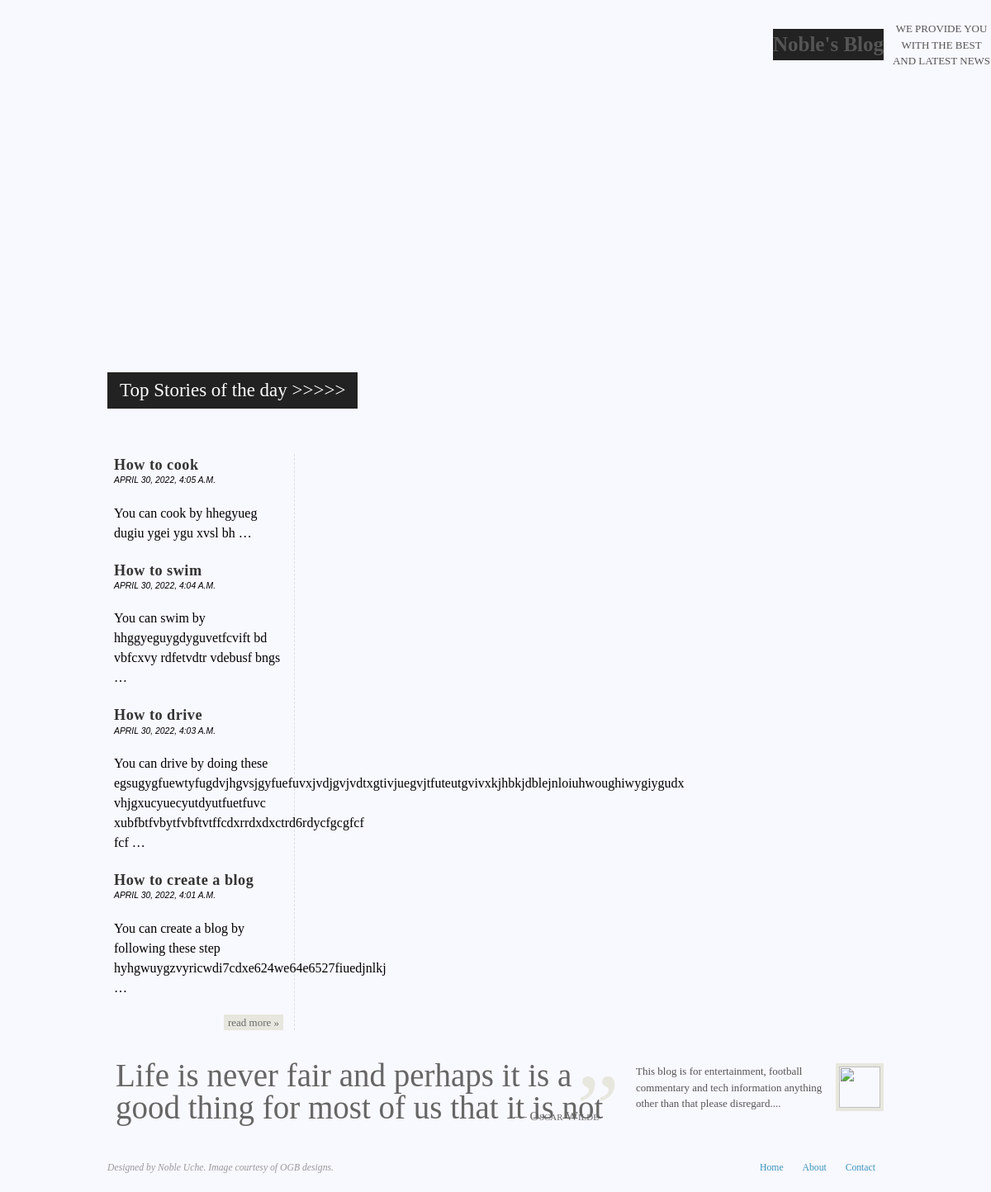
The page / on the database its author committed.
### nugget/models.py (models this page shows)
class Post(models.Model):
    title = models.CharField(max_length=100)
    body = models.CharField(max_length=10000000)
    created_at = models.DateTimeField(default=datetime.now, blank= True)

### nugget/views.py (the view)
# urls.py: path('',views.index,name='index'),
def index(request):
    posts = Post.objects.all()
    return render(request,'index.html', {'posts':posts})

### templates/index.html (shortened to what this page needs)
{% load static %}
<!DOCTYPE html PUBLIC "-//W3C//DTD XHTML 1.0 Strict//EN" "http://www.w3.org/TR/xhtml1/DTD/xhtml1-strict.dtd">
<html xmlns="http://www.w3.org/1999/xhtml" xml:lang="en" lang="en">
<head>
<link rel="stylesheet" href="{% static 'css/grid/reset.css' %}" type="text/css" media="screen" />
<link rel="stylesheet" href="{% static 'css/grid/text.css' %}" type="text/css" media="screen" />
<link rel="stylesheet" href="{% static 'css/grid/960.css' %}" type="text/css" media="screen" />
<link rel="stylesheet" href="{% static 'css/stylesheet.css' %}" type="text/css" media="screen" />
</head>
<body>
<div id="wrapper" class="container_12">
  <div id="main" class="grid_12">
    <h1>Noble's Blog</h1>
    <h2><a href="{% url 'list' %}">Top Stories of the day >>>>></a></h2>
    <a href="#"><img src="{% static 'img/photo.jpg' %}" alt="" /></a> </div>
  <div id="articles" class="grid_12">
    <ul>
      <li>
        {% for post in posts reversed %}
        <h2><a href="/post/{{post.id}}">{{post.title}}</a></h2>
        <div style="color: black; font-style: oblique;" class="meta">{{post.created_at}}</div>
        <p style="font-size:medium;color: black;"> {{post.body|truncatewords:10}} </p>
        {% endfor %}
        <a href="#" class="more">read more &raquo;</a> </li>
    </ul>
    <div id="quote">
      <p><span class="symbol">&#148;</span>Life is never fair and perhaps it is a good thing for most of us that it is not<span class="author">&#151; Oscar Wilde</span></p>
    </div>
    <div id="description">
      <p><img src="{% static 'img/blank_gravatar.png' %}" alt="" width="50" height="50" /> This blog is for entertainment, football commentary and tech information anything other than that please disregard.... </p>
    </div>
  </div>
  <div id="footer" class="grid_12">
    <p>Designed by Noble Uche. Image courtesy of OGB designs.</p>
    <ul>
      <li><a href="/">Home</a></li>
      <li><a href="about">About</a></li>
      <li><a href="#">Contact</a></li>
    </ul>
  </div>
</div>
<div align=center> WE PROVIDE YOU WITH THE BEST AND LATEST NEWS</div></body>
</html>

### static/css/grid/text.css (style rules this page uses)
body { font:13px/1.5 Helvetica,Arial,'Liberation Sans',FreeSans,sans-serif }
h1 { font-size:25px }
h2 { font-size:23px }
ul { list-style:square }
li { margin-left:30px }
p,dl,hr,h1,h2,h3,h4,h5,h6,ol,ul,pre,table,address,fieldset { margin-bottom:20px }

### static/css/grid/960.css (style rules this page uses)
.container_12,.container_16 { margin-left:auto;margin-right:auto;width:960px }
.grid_1,.grid_2,.grid_3,.grid_4,.grid_5,.grid_6,.grid_7,.grid_8,.grid_9,.grid_10,.grid_11,.grid_12,.grid_13,.grid_14,.grid_15,.grid_16 { display:inline;float:left;margin-left:10px;margin-right:10px }
.container_12 .grid_12,.container_16 .grid_16 { width:940px }

### static/css/stylesheet.css (style rules this page uses)
body { margin-top:25px;background:#f8f8ff;font-family:Georgia,Palatino,Garamond,serif;color:#555; }
a:link { color:#000;text-decoration:none; }
#main { position:relative;overflow:hidden;height:500px; }
#main h1 { position:absolute;top:10px;right:0px;background:#222; }
#main h2 { position:absolute;bottom:10px;left:0px;background:#222; padding: 5px 15px;font-weight:normal; }
#main h1 a, #main h2 a { color:#fff; text-decoration:none; }
#articles { position:relative;overflow:hidden;margin-top:25px; }
#articles ul { margin:0;padding:0;list-style:none;position:relative;overflow:hidden; }
#articles ul li { margin:0 10px 0 0;padding:0 8px;display:block;float:left;width:210px;border-right:1px dashed #e0e0e8; }
#articles h2 { margin:0;border:none;color:#333;margin-bottom:0.65em;font-size:1.4em;letter-spacing:0.5px;font-family:Georgia,Palatino,Garamond,serif; }
#articles h2 a { color:#333; text-decoration:none; }
#articles .meta { position:relative;top:-15px;font-size:0.8em;text-transform:uppercase;color:#999;margin-bottom:5px;font-family:helvetica,arial,sans-serif; }
#articles a.more { float:right;margin-right:5px;text-transform:lowercase;text-decoration:none;background:#E7E7DE;color:#696969;padding:0 5px; }
#articles #description { margin-top:40px;float:left;width:300px; }
#articles #description img { margin-left:10px;float:right;border:#E7E7DE 4px solid; }
#articles #quote { margin-top:25px;margin-right:20px;width:620px;float:left; }
#articles #quote p { color:#666;font-size:3em;line-height:1em;padding:10px 0 0 10px;position:relative; }
#articles #quote p .symbol { font-size: 3em;color:#E7E7DE; position:absolute;right:0px;top:50px;z-index:-1; }
#articles #quote p .author { position:absolute;right:25px;bottom:-10px;font-size:0.4em;font-variant: small-caps; }
#footer { position:relative;overflow:hidden;text-align:right;margin-top:25px;font-size:0.9em;color:#999; }
#footer p { font-style:italic;float:left; }
#footer ul { margin:0;padding:0;list-style:none;float:right; }
#footer ul li { display:inline;margin:0 10px; }
#footer ul li a { color:#3c94bc;text-decoration:none; }

### rows shown on the page
Post: title "How to cook", created_at "APRIL 30, 2022, 4:05 A.M.", body "You can cook by hhegyueg dugiu ygei ygu xvsl bh …"
Post: title "How to swim", created_at "APRIL 30, 2022, 4:04 A.M.", body "You can swim by hhggyeguygdyguvetfcvift bd vbfcxvy rdfetvdtr vdebusf bngs …"
Post: title "How to drive", created_at "APRIL 30, 2022, 4:03 A.M.", body "You can drive by doing these egsugygfuewtyfugdvjhgvsjgyfuefuvxjvdjgvjvdtxgtivjuegvjtfuteutgvivxkjhbkjdblejnloiuhwoughiwygiygudx vhjgxucyuecyutdyutfuetfuvc xubfbtfvbytfvbftvtffcdxrrdxdxctrd6rdycfgcgfcf fcf …"
Post: title "How to create a blog", created_at "APRIL 30, 2022, 4:01 A.M.", body "You can create a blog by following these step hyhgwuygzvyricwdi7cdxe624we64e6527fiuedjnlkj …"
